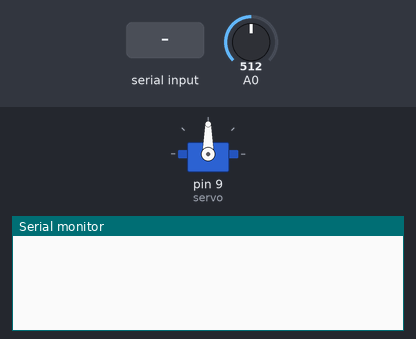
Simulated run of this sketch. Board: Arduino Uno, built with avr-gcc and run on an emulated ATmega328P. On the bench: servo, the last lines printed to the serial monitor. Inputs (shaded band) come from the test bench; at power-on: A0 = 512.

Above: at 1.2 s.
1.3 s: "90,45\n" received over Serial
At 4.1 s:
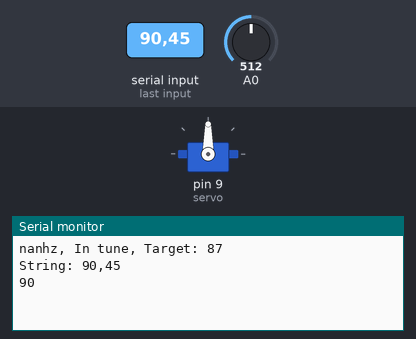
4.3 s: "0\n" received over Serial
At 10.6 s:
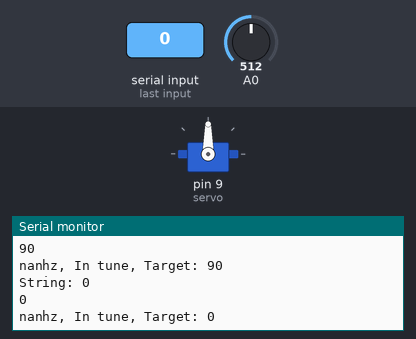
Timing chart, 0 to 12.1 s (numbered marks = the images above; inputs shaded):
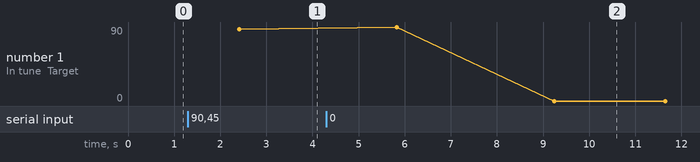

Measured:
- after the input at 1.3 s, the serial monitor: prints a new line after 2.1 s (image 1)
- after the input at 4.3 s, the serial monitor: prints a new line after 2.5 s (image 2)
- plotted number 1: 87 → 0 after the input at 4.3 s

The sketch:

AutomaticGuitarTuner.ino
```cpp
#include <arduinoFFT.h>
#include <Servo.h>
#include <string.h>

#pragma region Notes
#define NOTE_A1 55
#define NOTE_AS1 58
#define NOTE_B1 62
#define NOTE_C2 65
#define NOTE_CS2 69
#define NOTE_D2 73
#define NOTE_DS2 78
#define NOTE_E2 82
#define NOTE_F2 87
#define NOTE_FS2 93
#define NOTE_G2 98
#define NOTE_GS2 104
#define NOTE_A2 110
#define NOTE_AS2 117
#define NOTE_B2 123
#define NOTE_C3 131
#define NOTE_CS3 139
#define NOTE_D3 147
#define NOTE_DS3 156
#define NOTE_E3 165
#define NOTE_F3 175
#define NOTE_FS3 185
#define NOTE_G3 196
#define NOTE_GS3 208
#define NOTE_A3 220
#define NOTE_AS3 233
#define NOTE_B3 247
#define NOTE_C4 262
#define NOTE_CS4 277
#define NOTE_D4 294
#define NOTE_DS4 311
#define NOTE_E4 330
#define NOTE_F4 349
#define NOTE_FS4 370
#define NOTE_G4 392
#define NOTE_GS4 415
#define NOTE_A4 440
#define NOTE_AS4 466
#define NOTE_B4 494
#define NOTE_C5 523
#define NOTE_CS5 554
#define NOTE_D5 587
#define NOTE_DS5 622
#define NOTE_E5 659
#define NOTE_F5 698
#define NOTE_FS5 740
#define NOTE_G5 784
#define NOTE_GS5 831
#define NOTE_A5 880
#define NOTE_AS5 932
#define NOTE_B5 988
#define NOTE_C6 1047
#define NOTE_CS6 1109
#define NOTE_D6 1175
#define NOTE_DS6 1245
#define NOTE_E6 1319
#pragma endregion

#define SAMPLES 128
#define SAMPLING_FREQUENCY 2048

arduinoFFT FFT = arduinoFFT();

double vReal[SAMPLES];
double vImag[SAMPLES];

unsigned int SamplingPeriod;
unsigned long Microseconds;
double PeakFrequency;
byte Divider = 1;

int StringNotes[] = { 0, NOTE_E4, NOTE_B3, NOTE_G3, NOTE_D3, NOTE_A2, NOTE_E2 };
int TargetNote = NOTE_F2;
int StringNumber = 6;

//this is the acceptable variance from the target note in hz
double Variance = 3;

int Speed = 0;
//continuous servo
Servo servo;
#define ServoZero 90

void setup() {
  Serial.begin(9600);
  SamplingPeriod = round(1000000 * (1.0 / SAMPLING_FREQUENCY));
  servo.attach(9);
}

void loop() {
  SetStringFromSerial();
  //if (StringNumber != 0) {
    SampleAudio();
    TuneString();
  //}
  Serial.println("");
}

void TuneString() {
  if(PeakFrequency == 0)
    return;
  if (PeakFrequency > TargetNote + Variance) {
    Serial.print("Too high");
    Speed = 100;
  } else if (PeakFrequency < TargetNote - Variance) {
    Serial.print("Too low");
    Speed = 60;
  } else {
    Serial.print("In tune");
    Speed = 90;
  }

  Serial.print(", Target: ");
  Serial.print(TargetNote);

  servo.write(Speed);
  delay(5);
}

void SetStringFromSerial() {
  delay(1);
  if (Serial.available() > 0) {
    String c = Serial.readString();
    Serial.print("String: ");
    Serial.println(c);
    int str = c.toInt();
    Serial.println(str);
    if (str > 0 && str <= 6) {//set the selected string
      StringNumber = str;
      TargetNote = StringNotes[str];
    } else { // set the frequency directly
      //Serial.println("Invalid string number");
      TargetNote = str;
      //StringNumber = 0;
    }
  }
}

bool NoteWithinRange(double frequency, double rangeDecimal = 0.08) {
  if (frequency > TargetNote * (1 + rangeDecimal)|| frequency < TargetNote * rangeDecimal)
    return false;
  else
    return true;
}

double CleanFrequency(double frequency) {
  // Serial.print("Attempting to clean frequency: ");
  // Serial.println(frequency);
  // Serial.print("Target note: ");
  // Serial.println(TargetNote);
  //were need to check anything outside 20% of the note for resonant frequencies and subdivide it
  if (!NoteWithinRange(frequency)) {
    //check if it is a resonant frequency
    if (NoteWithinRange(frequency / 2))
      return frequency / 2;
    else if (NoteWithinRange(frequency / 3))
      return frequency / 3;
  }
  return frequency;
}

double getAverage(double *arr, int size);
double getStdDev(double *arr, int size);

const int passes = 10;
void SampleAudio() {
  //Serial.println("Beginning audio sampling");

  //read the audio 10 times and get the average whilst also excluding outliers
  double cleanFrequencies[passes];
  for (int i = 0; i < passes; i++) {
    //Serial.println("==================================");
    //Serial.print("Taking Sample: ");
    //Serial.println(i + 1);
    //delay(1);
    for (int j = 0; j < SAMPLES; j++) {
      Microseconds = micros();
      vReal[j] = analogRead(A0);
      vImag[j] = 0;
      while (micros() < Microseconds + SamplingPeriod) {}
    }


    FFT.Windowing(vReal, SAMPLES, FFT_WIN_TYP_HAMMING, FFT_FORWARD);
    FFT.Compute(vReal, vImag, SAMPLES, FFT_FORWARD);
    FFT.ComplexToMagnitude(vReal, vImag, SAMPLES);


    double readFrequency = FFT.MajorPeak(vReal, SAMPLES, SAMPLING_FREQUENCY);


    cleanFrequencies[i] = CleanFrequency(readFrequency);
    //Serial.print("Peak Frequency in this pass: ");
    //Serial.println(cleanFrequencies[i]);
  }
  //Serial.println("==================================");

  double average = getAverage(cleanFrequencies, passes);
  //Serial.print("Average: ");
  //Serial.println(average);
  double stdDev = getStdDev(cleanFrequencies, passes) / 2;
  //Serial.print("Standard Deviation: ");
  //Serial.println(stdDev);

  double threshold = 3;
  int validFrequenciesCount = 0;
  for (int i = 0; i < passes; i++) {
    double z = (cleanFrequencies[i] - average) / stdDev;
    if (abs(z) < threshold)
      validFrequenciesCount++;
  }

  //Serial.print("Count of Valid Frequencies: ");
  //Serial.println(validFrequenciesCount);

  double finalFrequencies[validFrequenciesCount];
  int index = 0;
  for (int i = 0; i < passes; i++) {
    double z = (cleanFrequencies[i] - average) / stdDev;
    if (abs(z) < threshold)
      finalFrequencies[index++] = cleanFrequencies[i];
  }

  //now get the average of the final frequencies
  double averageFrequency = getAverage(finalFrequencies, validFrequenciesCount);
  PeakFrequency = CleanFrequency(averageFrequency);

  // //get the amplitde
  // double amplitude = vReal[0]; //this might work
  // Serial.print("amplitude = ");
  // Serial.println(amplitude);


  //Serial.print("Average Frequency: ");
  Serial.print(PeakFrequency);
  Serial.print("hz, ");
}

//math functions

double getAverage(double *arr, int size) {
  double sum = 0;
  for (int i = 0; i < size; i++) {
    sum += arr[i];
  }
  return sum / size;
}

double getStdDev(double *arr, int size) {
  double average = getAverage(arr, size);

  double sum = 0;
  for (int i = 0; i < size; i++) {
    sum += pow(arr[i] - average, 2);
  }

  double root = sqrt(sum / size);

  return sqrt(sum / size);
}


void SampleAudio2() {
  delay(11);
  for (int i = 0; i < SAMPLES; i++) {
    Microseconds = micros();
    vReal[i] = analogRead(A0);
    vImag[i] = 0;
    while (micros() < Microseconds + SamplingPeriod) {}
  }

  FFT.Windowing(vReal, SAMPLES, FFT_WIN_TYP_HAMMING, FFT_FORWARD);
  FFT.Compute(vReal, vImag, SAMPLES, FFT_FORWARD);
  FFT.ComplexToMagnitude(vReal, vImag, SAMPLES);

  PeakFrequency = FFT.MajorPeak(vReal, SAMPLES, SAMPLING_FREQUENCY);

  Serial.print(PeakFrequency);
  Serial.println("hz");
}
```
